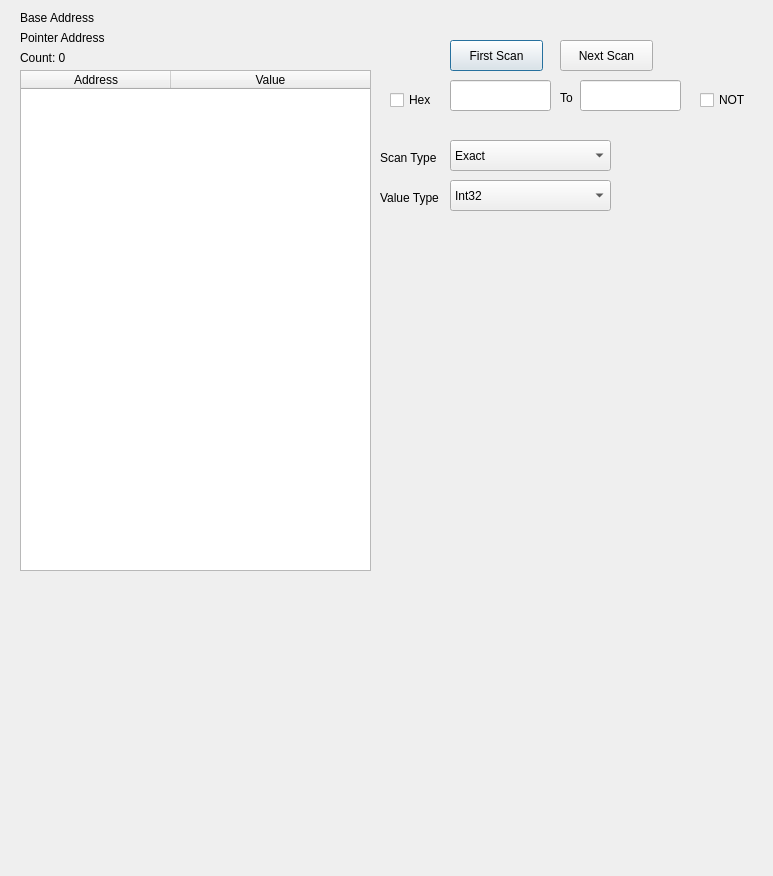
<?xml version="1.0" encoding="UTF-8"?>
<ui version="4.0">
 <class>CheatSearch</class>
 <widget class="QDialog" name="CheatSearch">
  <property name="geometry">
   <rect>
    <x>0</x>
    <y>0</y>
    <width>773</width>
    <height>876</height>
   </rect>
  </property>
  <property name="windowTitle">
   <string>Cheat Search</string>
  </property>
  <widget class="QTableWidget" name="tableFound">
   <property name="geometry">
    <rect>
     <x>20</x>
     <y>70</y>
     <width>351</width>
     <height>501</height>
    </rect>
   </property>
   <property name="columnCount">
    <number>2</number>
   </property>
   <attribute name="horizontalHeaderVisible">
    <bool>true</bool>
   </attribute>
   <attribute name="horizontalHeaderDefaultSectionSize">
    <number>150</number>
   </attribute>
   <attribute name="horizontalHeaderStretchLastSection">
    <bool>true</bool>
   </attribute>
   <attribute name="verticalHeaderVisible">
    <bool>false</bool>
   </attribute>
   <column>
    <property name="text">
     <string>Address</string>
    </property>
   </column>
   <column>
    <property name="text">
     <string>Value</string>
    </property>
   </column>
  </widget>
  <widget class="QLineEdit" name="txtSearch">
   <property name="geometry">
    <rect>
     <x>450</x>
     <y>80</y>
     <width>101</width>
     <height>31</height>
    </rect>
   </property>
  </widget>
  <widget class="QComboBox" name="cbValueType">
   <property name="geometry">
    <rect>
     <x>450</x>
     <y>180</y>
     <width>161</width>
     <height>31</height>
    </rect>
   </property>
   <item>
    <property name="text">
     <string>Int32</string>
    </property>
   </item>
   <item>
    <property name="text">
     <string>Int16</string>
    </property>
   </item>
   <item>
    <property name="text">
     <string>Int8</string>
    </property>
   </item>
   <item>
    <property name="text">
     <string>Float</string>
    </property>
   </item>
   <item>
    <property name="text">
     <string>Double</string>
    </property>
   </item>
  </widget>
  <widget class="QPushButton" name="btnFirstScan">
   <property name="geometry">
    <rect>
     <x>450</x>
     <y>40</y>
     <width>93</width>
     <height>31</height>
    </rect>
   </property>
   <property name="text">
    <string>First Scan</string>
   </property>
  </widget>
  <widget class="QPushButton" name="btnNextScan">
   <property name="geometry">
    <rect>
     <x>560</x>
     <y>40</y>
     <width>93</width>
     <height>31</height>
    </rect>
   </property>
   <property name="text">
    <string>Next Scan</string>
   </property>
  </widget>
  <widget class="QLabel" name="lblCount">
   <property name="geometry">
    <rect>
     <x>20</x>
     <y>50</y>
     <width>241</width>
     <height>16</height>
    </rect>
   </property>
   <property name="text">
    <string>Count: 0</string>
   </property>
  </widget>
  <widget class="QCheckBox" name="chkHex">
   <property name="geometry">
    <rect>
     <x>390</x>
     <y>90</y>
     <width>51</width>
     <height>20</height>
    </rect>
   </property>
   <property name="text">
    <string>Hex</string>
   </property>
  </widget>
  <widget class="QCheckBox" name="chkNot">
   <property name="geometry">
    <rect>
     <x>700</x>
     <y>90</y>
     <width>51</width>
     <height>20</height>
    </rect>
   </property>
   <property name="text">
    <string>NOT</string>
   </property>
  </widget>
  <widget class="QLabel" name="label">
   <property name="geometry">
    <rect>
     <x>380</x>
     <y>190</y>
     <width>71</width>
     <height>16</height>
    </rect>
   </property>
   <property name="text">
    <string>Value Type</string>
   </property>
  </widget>
  <widget class="QComboBox" name="cbScanType">
   <property name="geometry">
    <rect>
     <x>450</x>
     <y>140</y>
     <width>161</width>
     <height>31</height>
    </rect>
   </property>
   <item>
    <property name="text">
     <string>Exact</string>
    </property>
   </item>
   <item>
    <property name="text">
     <string>Bigger Than</string>
    </property>
   </item>
   <item>
    <property name="text">
     <string>Smaller Than</string>
    </property>
   </item>
   <item>
    <property name="text">
     <string>Value Between</string>
    </property>
   </item>
  </widget>
  <widget class="QLabel" name="label_2">
   <property name="geometry">
    <rect>
     <x>380</x>
     <y>150</y>
     <width>71</width>
     <height>16</height>
    </rect>
   </property>
   <property name="text">
    <string>Scan Type</string>
   </property>
  </widget>
  <widget class="QLineEdit" name="txtSearchTo">
   <property name="geometry">
    <rect>
     <x>580</x>
     <y>80</y>
     <width>101</width>
     <height>31</height>
    </rect>
   </property>
  </widget>
  <widget class="QLabel" name="lblTo">
   <property name="geometry">
    <rect>
     <x>560</x>
     <y>90</y>
     <width>16</width>
     <height>16</height>
    </rect>
   </property>
   <property name="text">
    <string>To</string>
   </property>
  </widget>
  <widget class="QLabel" name="txtBaseMemoryAddress">
   <property name="geometry">
    <rect>
     <x>20</x>
     <y>10</y>
     <width>391</width>
     <height>16</height>
    </rect>
   </property>
   <property name="text">
    <string>Base Address</string>
   </property>
   <property name="textInteractionFlags">
    <set>Qt::LinksAccessibleByMouse|Qt::TextSelectableByMouse</set>
   </property>
  </widget>
  <widget class="QLabel" name="txtPointerAddress">
   <property name="geometry">
    <rect>
     <x>20</x>
     <y>30</y>
     <width>421</width>
     <height>16</height>
    </rect>
   </property>
   <property name="text">
    <string>Pointer Address</string>
   </property>
   <property name="textInteractionFlags">
    <set>Qt::LinksAccessibleByMouse|Qt::TextSelectableByMouse</set>
   </property>
  </widget>
 </widget>
 <layoutdefault spacing="6" margin="11"/>
 <resources/>
 <connections/>
</ui>
